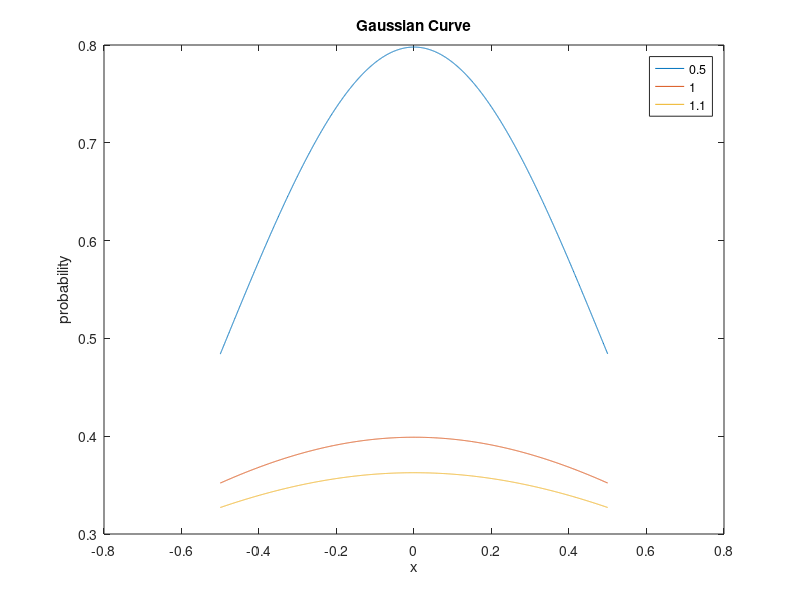

Reproduce this figure in MATLAB.
clc
clear all
close all
x=rand(1,5000)-0.5;
x=sort(x);
sigma=0.5;
mean=0;
const=1/(sigma*sqrt(2*pi));
ans=const*exp((-1/2)* ((x-mean)/sigma).^2);
plot(x,ans);
title('Gaussian Curve');
xlabel('x');
ylabel('probability');

hold on

sigma=1;
const1=1/(sigma*sqrt(2*pi));
ans1=const1*exp((-1/2)* ((x-mean)/sigma).^2);
plot(x,ans1);
hold on 

sigma=1.1;
const1=1/(sigma*sqrt(2*pi));
ans1=const1*exp((-1/2)* ((x-mean)/sigma).^2);
plot(x,ans1);
hold off
legend('0.5','1','1.1');
